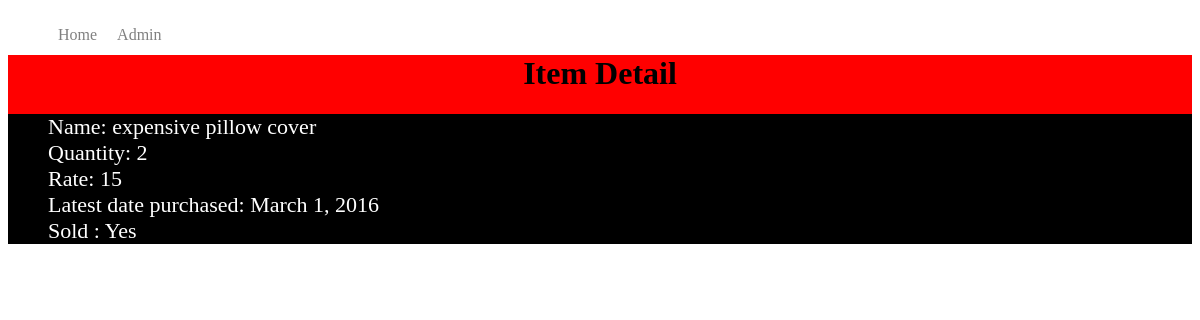
Screenshot of /buy/1/ with the database file from the repository.
### bought/models.py (models this page shows, shortened)
class item(models.Model):
    name = models.CharField(max_length = 60)
    quan = models.IntegerField('Quantity',default = 1)
    rate = models.IntegerField(default = 0)
    date = models.DateField('Bought In')
    status = models.BooleanField('Sold', default = False)

### bought/views.py (the view)
# urls.py: url(r'^(?P<id>\d+)/$', views.detail, name = 'detail')
def detail(request,id):
    itm = get_object_or_404(item, pk = id)
    context = {'item' : itm}
    return render(request,'bought/detail.html', context)

### bought/templates/bought/detail.html (shortened to what this page needs)
<!DOCTYPE html>
<p lang="en">
<head>
</head>
    <body>
<div id="menu">
						<ul class="nav">
							  <li><a href="http://localhost:8000/buy">Home</a></li>
							  <li><a href="http://localhost:8000/admin">Admin</a></li>
						</ul>
					</div>
<br>
{% if item %}
<div style="text-align:center;background:red;">
    <h1 >Item Detail</h1>
<div style="text-align:justify;background-color:black;color:white;" >
<ul id = 'detail'>
    <li>Name: {{item.name}}</li>
    <li>Quantity: {{item.quan}}</li>
    <li>Rate: {{item.rate}}</li>
    <li>Latest date purchased: {{item.date}}</li>
    <li>Sold : {%  if item.status == True %} Yes {% else %} No{%endif%}</li>
</ul>
</div>
{% endif %}
</div>
</body>
</html>

### bought/templates/bought/detail.html (style rules this page uses)
#menu { list-style:none; text-decoration: none; color:white; margin:auto; }
.nav li { padding: 10px; display:inline; float:left; }
.nav li a { text-decoration:none; color:grey; }
#detail li { list-style:none; text-align:left; font-size : 22px; }

### rows the page displays
item: name "expensive pillow cover", quan "2", rate "15", date "March 1, 2016"
